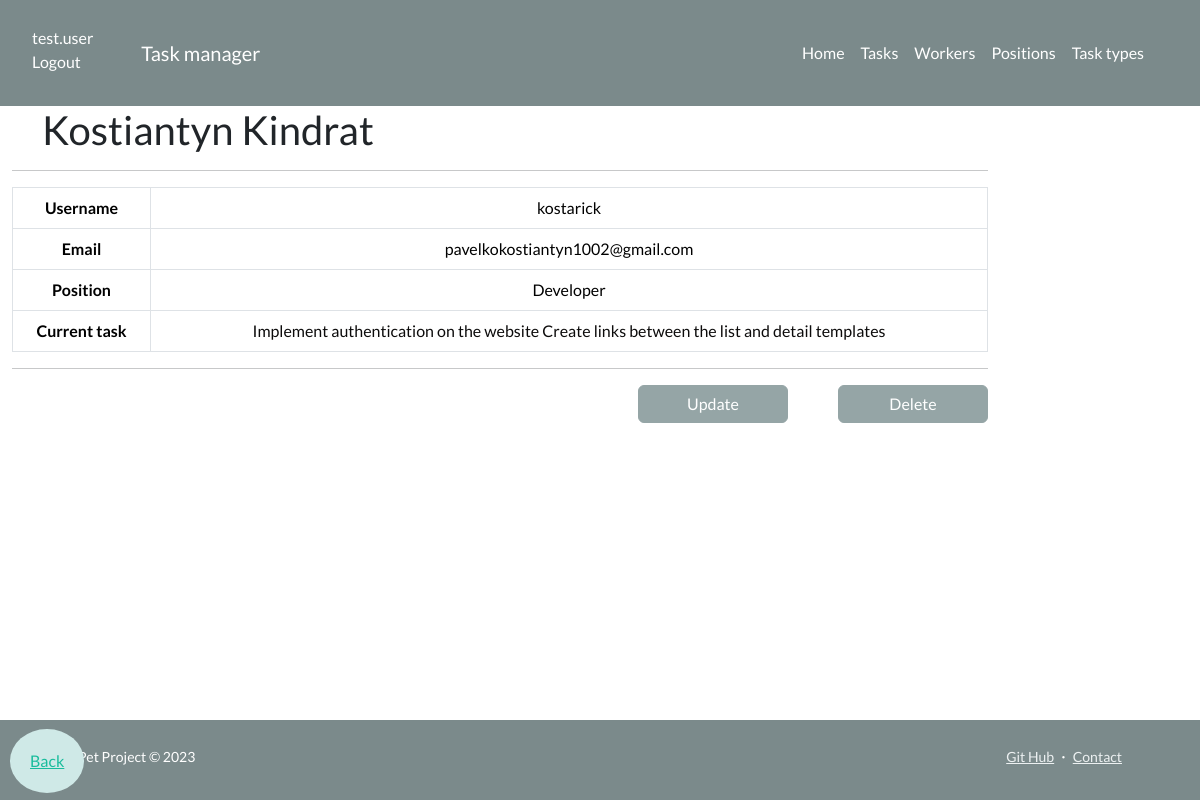
/workers/3/ (signed in), run on the app's committed database.
### manager/models.py (models this page shows, shortened)
class Worker(AbstractUser):
    position = models.ForeignKey(
        Position, on_delete=models.CASCADE, null=True, related_name="workers"
    )
    username = models.CharField(max_length=100, unique=True)
    email = models.EmailField()
    password = models.CharField(max_length=100)
    first_name = models.CharField(max_length=100)
    last_name = models.CharField(max_length=100)

class Position(models.Model):
    name = models.CharField(max_length=100)
    def __str__(self):
        return self.name

class Task(models.Model):
    PRIORITY_CHOICES = (
        ("low", "Low"),
        ("medium", "Medium"),
        ("high", "High"),
    )
    name = models.CharField(max_length=100)
    description = models.TextField()
    deadline = models.DateTimeField()
    is_completed = models.BooleanField(default=False)
    priority = models.CharField(max_length=10, choices=PRIORITY_CHOICES)
    task_type = models.ForeignKey(
        TaskType, on_delete=models.CASCADE, related_name="tasks"
    )
    assignees = models.ManyToManyField(settings.AUTH_USER_MODEL, related_name="tasks")

### manager/views.py (the view)
# urls.py: path("workers/<int:pk>/", WorkerDetailView.as_view(), name="worker-detail"),
class WorkerDetailView(LoginRequiredMixin, generic.DetailView):
    model = Worker

### templates/manager/worker_detail.html
{% extends "base.html" %}
{% load crispy_forms_filters %}
{% block content %}
  <h2>{{ worker.first_name }} {{ worker.last_name }}</h2>
  <hr>
  <table class="table table-bordered">
    <tbody>
      <tr>
        <th>Username</th>
        <td>{{ worker.username }}</td>
      </tr>
      <tr>
        <th>Email</th>
        <td>{{ worker.email }}</td>
      </tr>
      <tr>
        <th>Position</th>
        <td>{{ worker.position }}</td>
      </tr>
      <tr>
        <th>Current task</th>
        <td>
          {% if worker.tasks.all %}
            {% for task in worker.tasks.all %}
              <a href="{% url 'manager:task-detail' task.id %}">{{ task.name }}</a>
            {% endfor %}
          {% else %}
            <p>No active tasks.</p>
          {% endif %}
        </td>
      </tr>
    </tbody>
  </table>
  <hr>
  <input type="button" class="btn btn-secondary task-detail-but" value="Delete" onclick="window.location.href='{% url 'manager:worker-delete' worker.id %}'">
  <input type="button" class="btn btn-secondary task-detail-but" value="Update" onclick="window.location.href='{% url 'manager:worker-update' worker.id %}'">
{% endblock %}

### templates/includes/navigation.html (shortened to what this page needs)
<nav class="navbar navbar-expand-lg navbar-dark bg-dark">
  <ul class="user-ul">
    {% if user.is_authenticated %}
      <li class="list-group-item list-group-item-action active" aria-current="true"><a class="user-display" href="{{ user.get_absolute_url }}">{{ user.get_username }}</a></li>
      <li class="list-group-item list-group-item-action active" aria-current="true"><a class="user-display" href="{% url 'logout'%}?next={{request.path}}">Logout</a></li>
    {% else %}
      <li class="list-group-item list-group-item-action active" aria-current="true"><a class="user-display" href="{% url 'login'%}?next={{request.path}}">Login</a></li>
    {% endif %}
  </ul>
    <div class="container px-5">
      <a class="navbar-brand nav-content" href="{% url 'manager:index' %}">Task manager</a>
      <div class="collapse navbar-collapse" id="navbarSupportedContent">
        <ul class="navbar-nav ms-auto mb-2 mb-lg-0">
          <li class="nav-item"><a class="nav-link" href="{% url 'manager:index' %}">Home</a></li>
          <li class="nav-item"><a class="nav-link" href="{% url 'manager:task-list' %}">Tasks</a></li>
          <li class="nav-item"><a class="nav-link" href="{% url 'manager:worker-list' %}">Workers</a></li>
          <li class="nav-item"><a class="nav-link" href="{% url 'manager:position-list' %}">Positions</a></li>
          <li class="nav-item"><a class="nav-link" href="{% url 'manager:task-type-list' %}">Task types</a></li>
        </ul>
      </div>
    </div>
</nav>

### static/css/styles.css (style rules this page uses)
.user-display { text-decoration: none; color: white; }
.user-ul li { margin-top: 10px; }
table { position: relative; overflow: auto; width: 100%; border-collapse: collapse; margin-bottom: 20px; }
th { background-color: #f2f2f2; text-align: center; padding: 8px; border-bottom: 2px solid #ddd; }
td { padding: 8px; border-bottom: 1px solid #ddd; text-align: center; }
td a { text-decoration: none; color: #0c0b0b; }
li { text-align: left; }
.btn-secondary { display: flex; margin-left:170px; }
.task-detail-but { width: 150px; margin-left: 50px; float: right; }
h2 { margin-left: 30px; }

### data on the page
Worker: get_username "test.user"
Worker: first_name "Kostiantyn", last_name "Kindrat", username "kostarick", email "pavelkokostiantyn1002@gmail.com", position "Developer", id "Delete", id "Update"
Task: name "Implement authentication on the website"
Task: name "Create links between the list and detail templates"
